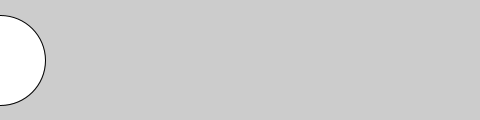
Frame 1 (no input)
Frame 60 (the mouse pressed at the canvas centre just before this capture): identical to frame 1, image omitted
Frame 120 (the mouse held since frame 60 and released just before this capture): identical to frame 1, image omitted

The Processing sketch that drew this single still picture (run headless with seeded random() and noise(); from frame 60 on, the mouse is pressed at the canvas centre):

// Processing sketch: Module7_11ex
// ── Module7_11ex.pde
int time1 = 4000;
int time2 = 8000;
float x = 0;

void setup() {
  size(480, 120);
  smooth();
}

void draw() {
  int currentTime = millis();
  background (204);
  if (currentTime > time2){
    x -= 0.5;
  } else if (currentTime > time1) {
    x += 2;
  }
  ellipse (x, 60, 90, 90);
}

/* notes
if time1 and time2 are changed, the delay from when the object begins to move is changed, as well as the delay until it starts moving back in the opposite direction
*/
